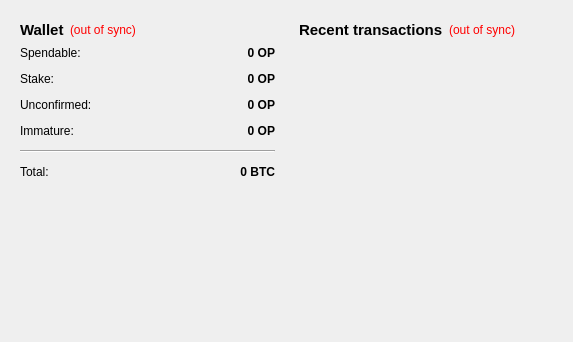
<?xml version="1.0" encoding="UTF-8"?>
<ui version="4.0">
 <class>OverviewPage</class>
 <widget class="QWidget" name="OverviewPage">
  <property name="geometry">
   <rect>
    <x>0</x>
    <y>0</y>
    <width>573</width>
    <height>342</height>
   </rect>
  </property>
  <property name="windowTitle">
   <string>Form</string>
  </property>
  <layout class="QHBoxLayout" name="horizontalLayout" stretch="1,1">
   <item>
    <layout class="QVBoxLayout" name="verticalLayout_2">
     <item>
      <widget class="QWidget" name="widget" native="true">
       <layout class="QVBoxLayout" name="verticalLayout_4">
        <item>
         <layout class="QHBoxLayout" name="horizontalLayout_4">
          <item>
           <widget class="QLabel" name="label_5">
            <property name="font">
             <font>
              <pointsize>11</pointsize>
              <weight>75</weight>
              <bold>true</bold>
             </font>
            </property>
            <property name="text">
             <string>Wallet</string>
            </property>
           </widget>
          </item>
          <item>
           <widget class="QLabel" name="labelWalletStatus">
            <property name="toolTip">
             <string>The displayed information may be out of date. Your wallet automatically synchronizes with the Operand network after a connection is established, but this process has not completed yet.</string>
            </property>
            <property name="styleSheet">
             <string notr="true">QLabel { color: red; }</string>
            </property>
            <property name="text">
             <string notr="true">(out of sync)</string>
            </property>
            <property name="alignment">
             <set>Qt::AlignLeading|Qt::AlignLeft|Qt::AlignVCenter</set>
            </property>
           </widget>
          </item>
          <item>
           <spacer name="horizontalSpacer_2">
            <property name="orientation">
             <enum>Qt::Horizontal</enum>
            </property>
            <property name="sizeHint" stdset="0">
             <size>
              <width>40</width>
              <height>20</height>
             </size>
            </property>
           </spacer>
          </item>
         </layout>
        </item>
        <item>
         <layout class="QFormLayout" name="formLayout_2">
          <property name="fieldGrowthPolicy">
           <enum>QFormLayout::AllNonFixedFieldsGrow</enum>
          </property>
          <property name="horizontalSpacing">
           <number>12</number>
          </property>
          <property name="verticalSpacing">
           <number>12</number>
          </property>
          <item row="0" column="0">
           <widget class="QLabel" name="label">
            <property name="text">
             <string>Spendable:</string>
            </property>
           </widget>
          </item>
          <item row="0" column="1">
           <widget class="QLabel" name="labelBalance">
            <property name="font">
             <font>
              <weight>75</weight>
              <bold>true</bold>
             </font>
            </property>
            <property name="cursor">
             <cursorShape>IBeamCursor</cursorShape>
            </property>
            <property name="toolTip">
             <string>Your current spendable balance</string>
            </property>
            <property name="text">
             <string notr="true">0 OP</string>
            </property>
            <property name="alignment">
             <set>Qt::AlignRight|Qt::AlignTrailing|Qt::AlignVCenter</set>
            </property>
            <property name="textInteractionFlags">
             <set>Qt::LinksAccessibleByMouse|Qt::TextSelectableByKeyboard|Qt::TextSelectableByMouse</set>
            </property>
           </widget>
          </item>
          <item row="1" column="0">
           <widget class="QLabel" name="label_6">
            <property name="text">
             <string>Stake:</string>
            </property>
           </widget>
          </item>
          <item row="1" column="1">
           <widget class="QLabel" name="labelStake">
            <property name="font">
             <font>
              <weight>75</weight>
              <bold>true</bold>
             </font>
            </property>
            <property name="cursor">
             <cursorShape>IBeamCursor</cursorShape>
            </property>
            <property name="toolTip">
             <string>Total of coins that was staked, and do not yet count toward the current balance</string>
            </property>
            <property name="text">
             <string notr="true">0 OP</string>
            </property>
            <property name="alignment">
             <set>Qt::AlignRight|Qt::AlignTrailing|Qt::AlignVCenter</set>
            </property>
            <property name="textInteractionFlags">
             <set>Qt::LinksAccessibleByMouse|Qt::TextSelectableByKeyboard|Qt::TextSelectableByMouse</set>
            </property>
           </widget>
          </item>
          <item row="2" column="0">
           <widget class="QLabel" name="label_3">
            <property name="text">
             <string>Unconfirmed:</string>
            </property>
           </widget>
          </item>
          <item row="2" column="1">
           <widget class="QLabel" name="labelUnconfirmed">
            <property name="font">
             <font>
              <weight>75</weight>
              <bold>true</bold>
             </font>
            </property>
            <property name="cursor">
             <cursorShape>IBeamCursor</cursorShape>
            </property>
            <property name="toolTip">
             <string>Total of transactions that have yet to be confirmed, and do not yet count toward the current balance</string>
            </property>
            <property name="text">
             <string notr="true">0 OP</string>
            </property>
            <property name="alignment">
             <set>Qt::AlignRight|Qt::AlignTrailing|Qt::AlignVCenter</set>
            </property>
            <property name="textInteractionFlags">
             <set>Qt::LinksAccessibleByMouse|Qt::TextSelectableByKeyboard|Qt::TextSelectableByMouse</set>
            </property>
           </widget>
          </item>
          <item row="3" column="0">
           <widget class="QLabel" name="labelImmatureText">
            <property name="text">
             <string>Immature:</string>
            </property>
           </widget>
          </item>
          <item row="3" column="1">
           <widget class="QLabel" name="labelImmature">
            <property name="font">
             <font>
              <weight>75</weight>
              <bold>true</bold>
             </font>
            </property>
            <property name="toolTip">
             <string>Mined balance that has not yet matured</string>
            </property>
            <property name="text">
             <string notr="true">0 OP</string>
            </property>
            <property name="alignment">
             <set>Qt::AlignRight|Qt::AlignTrailing|Qt::AlignVCenter</set>
            </property>
            <property name="textInteractionFlags">
             <set>Qt::LinksAccessibleByMouse|Qt::TextSelectableByKeyboard|Qt::TextSelectableByMouse</set>
            </property>
           </widget>
          </item>
          <item row="4" column="0" colspan="2">
           <widget class="Line" name="line">
            <property name="orientation">
             <enum>Qt::Horizontal</enum>
            </property>
           </widget>
          </item>
          <item row="5" column="0">
           <widget class="QLabel" name="labelTotalText">
            <property name="text">
             <string>Total:</string>
            </property>
           </widget>
          </item>
          <item row="5" column="1">
           <widget class="QLabel" name="labelTotal">
            <property name="font">
             <font>
              <weight>75</weight>
              <bold>true</bold>
             </font>
            </property>
            <property name="cursor">
             <cursorShape>IBeamCursor</cursorShape>
            </property>
            <property name="toolTip">
             <string>Your current total balance</string>
            </property>
            <property name="text">
             <string notr="true">0 BTC</string>
            </property>
            <property name="alignment">
             <set>Qt::AlignRight|Qt::AlignTrailing|Qt::AlignVCenter</set>
            </property>
            <property name="textInteractionFlags">
             <set>Qt::LinksAccessibleByMouse|Qt::TextSelectableByKeyboard|Qt::TextSelectableByMouse</set>
            </property>
           </widget>
          </item>
         </layout>
        </item>
       </layout>
      </widget>
     </item>
     <item>
      <spacer name="verticalSpacer">
       <property name="orientation">
        <enum>Qt::Vertical</enum>
       </property>
       <property name="sizeHint" stdset="0">
        <size>
         <width>20</width>
         <height>40</height>
        </size>
       </property>
      </spacer>
     </item>
    </layout>
   </item>
   <item>
    <layout class="QVBoxLayout" name="verticalLayout_3">
     <item>
      <widget class="QWidget" name="widget_2" native="true">
       <layout class="QVBoxLayout" name="verticalLayout">
        <item>
         <layout class="QHBoxLayout" name="horizontalLayout_2">
          <item>
           <widget class="QLabel" name="label_4">
            <property name="font">
             <font>
              <pointsize>11</pointsize>
              <weight>75</weight>
              <bold>true</bold>
             </font>
            </property>
            <property name="text">
             <string>&lt;b&gt;Recent transactions&lt;/b&gt;</string>
            </property>
           </widget>
          </item>
          <item>
           <widget class="QLabel" name="labelTransactionsStatus">
            <property name="toolTip">
             <string>The displayed information may be out of date. Your wallet automatically synchronizes with the Operand network after a connection is established, but this process has not completed yet.</string>
            </property>
            <property name="styleSheet">
             <string notr="true">QLabel { color: red; }</string>
            </property>
            <property name="text">
             <string notr="true">(out of sync)</string>
            </property>
            <property name="alignment">
             <set>Qt::AlignRight|Qt::AlignTrailing|Qt::AlignVCenter</set>
            </property>
           </widget>
          </item>
          <item>
           <spacer name="horizontalSpacer">
            <property name="orientation">
             <enum>Qt::Horizontal</enum>
            </property>
            <property name="sizeHint" stdset="0">
             <size>
              <width>40</width>
              <height>20</height>
             </size>
            </property>
           </spacer>
          </item>
         </layout>
        </item>
        <item>
         <widget class="QListView" name="listTransactions">
          <property name="styleSheet">
           <string notr="true">QListView { background: transparent; }</string>
          </property>
          <property name="frameShape">
           <enum>QFrame::NoFrame</enum>
          </property>
          <property name="verticalScrollBarPolicy">
           <enum>Qt::ScrollBarAlwaysOff</enum>
          </property>
          <property name="horizontalScrollBarPolicy">
           <enum>Qt::ScrollBarAlwaysOff</enum>
          </property>
          <property name="selectionMode">
           <enum>QAbstractItemView::NoSelection</enum>
          </property>
         </widget>
        </item>
       </layout>
      </widget>
     </item>
    </layout>
   </item>
  </layout>
 </widget>
 <resources/>
 <connections/>
</ui>
